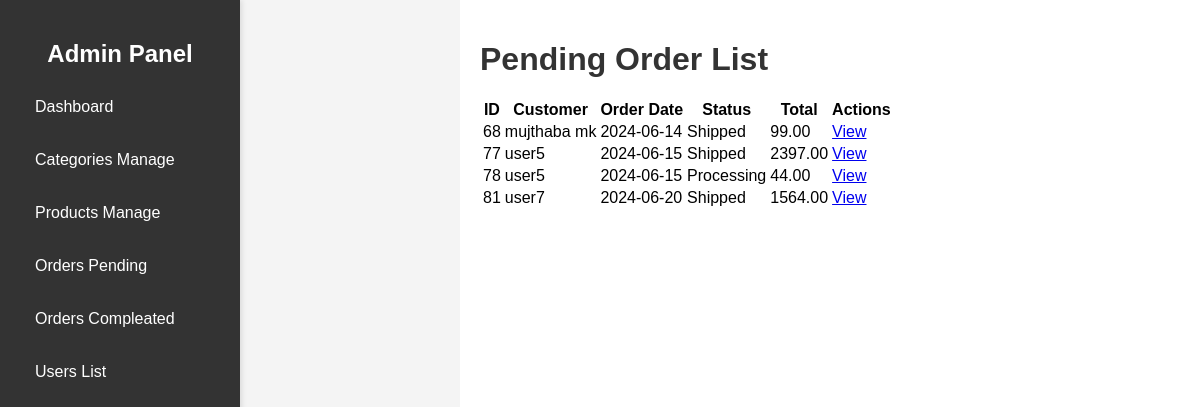
/admin_app/admin_app/orders/ (signed in), run on an earlier commit of the app's database.
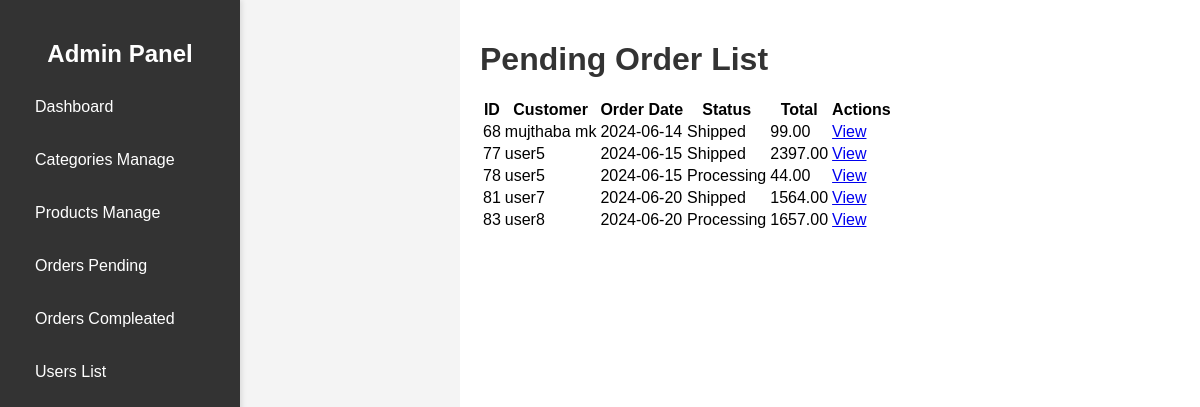
And on a later commit of the database.
### store/models.py (models this page shows, shortened)
class Order(models.Model):
    STATUS_CHOICES = [
        ('Processing', 'Processing'),
        ('Shipped', 'Shipped'),
        ('Delivered', 'Delivered')
    ]
    customer = models.ForeignKey(Customer, on_delete=models.SET_NULL, null=True, blank=True)
    date_ordered = models.DateTimeField(auto_now_add=True)
    complete = models.BooleanField(default=False)
    transaction_id = models.CharField(max_length=100, null=True)
    status = models.CharField(max_length=20, choices=STATUS_CHOICES, default='Processing')
    processing_time = models.DateTimeField(null=True, blank=True)
    shipped_time = models.DateTimeField(null=True, blank=True)
    delivered_time = models.DateTimeField(null=True, blank=True)
    @property
    def get_cart_total(self):
        orderitems = self.orderitem_set.all()
        total = sum([item.get_total for item in orderitems])
        return total
    @property
    def get_cart_items(self):
        orderitems = self.orderitem_set.all()
        total = sum([item.quantity for item in orderitems])
        return total

class Customer(models.Model):
    user = models.OneToOneField(User, null=True, blank=True, on_delete=models.CASCADE)
    name = models.CharField(max_length=200, null=True)
    email = models.CharField(max_length=200)

class OrderItem(models.Model):
    product = models.ForeignKey(Product, on_delete=models.SET_NULL, null=True)
    order = models.ForeignKey(Order, on_delete=models.SET_NULL, null=True)
    quantity = models.IntegerField(default=0, null=True, blank=True)
    date_added = models.DateTimeField(auto_now_add=True)
    price_at_purchase = models.DecimalField(max_digits=7, decimal_places=2, null=True, blank=True)
    @property
    def get_total(self):
        if self.price_at_purchase is None:
            self.price_at_purchase = self.product.new_price
        return self.price_at_purchase * self.quantity

### admin_app/views.py (the view)
# urls.py: path('admin_app/orders/', views.order_list, name='order_list'),
@login_required
@user_passes_test(is_admin)
def order_list(request):
    orders = Order.objects.filter(Q(complete=True) & ~Q(status='Delivered'))
    return render(request, 'admin_app/order_list.html', {'orders': orders})

### admin_app/views.py (called while the page is built)
def is_admin(user):
    return user.is_superuser

### store/context_processors.py (called while the page is built)
def menu_link(request): #this function don't wanna call to work, it's defined in setting to work
    links_list = Category.objects.all()
    paginator3 = Paginator(links_list,8)
    try:
        page = int(request.GET.get('page', '1'))
    except:
        page = 1
    try:
        links = paginator3.page(page)
    except (InvalidPage,EmptyPage):
        links = paginator3.page(paginator3.num_pages)
    return dict(links = links)

def cart_data(request):
    data = cartData(request)
    cartItems = data['cartItems']
    return dict(cartItems = cartItems)

### store/utils.py (called while the page is built, shortened)
def cartData(request):
	if request.user.is_authenticated:
		customer = request.user.customer
		order, created = Order.objects.get_or_create(customer=customer, complete=False)
		items = order.orderitem_set.all()
		cartItems = order.get_cart_items
		total_price_difference = 0
	return {'cartItems':cartItems ,'order':order, 'items':items, 'total_price_difference':total_price_difference}

### admin_app/templates/admin_app/order_list.html
{% extends 'admin_app/base_admin.html' %}
{% block content %}
<h1>Pending Order List</h1>
<table>
    <thead>
        <tr>
            <th>ID</th>
            <th>Customer</th>
            <th>Order Date</th>
            <th>Status</th>
            <th>Total</th>
            <th>Actions</th>
        </tr>
    </thead>
    <tbody>
        {% for order in orders %}
        <tr>
            <td>{{ order.id }}</td>
            <td>{{ order.customer.name }}</td>
            <td>{{ order.date_ordered|date:"Y-m-d" }}</td>
            <td>{{ order.status }}</td>
            <td>{{ order.get_cart_total }}</td>
            <td>
                <a href="{% url 'admin_app:order_detail' order.pk %}">View</a>
            </td>
        </tr>
        {% endfor %}
    </tbody>
</table>
{% endblock %}

### admin_app/templates/admin_app/base_admin.html (shortened to what this page needs)
{% load static %}
<!DOCTYPE html>
<html lang="en">
<head>
    <link rel="stylesheet" href="{% static 'CSS/admin_dashboard.css' %}">
</head>
<body>
    <div class="sidebar">
        <h2>Admin Panel</h2>
        <ul>
            <li><a href="{% url 'admin_app:dashboard' %}">Dashboard</a></li>
            <li><a href="{% url 'admin_app:category_list' %}">Categories Manage</a></li>
            <li><a href="{% url 'admin_app:product_list' %}">Products Manage</a></li>
            <li><a href="{% url 'admin_app:order_list' %}">Orders Pending</a></li>
            <li><a href="{% url 'admin_app:order_compleated_list' %}">Orders Compleated</a></li>
            <li><a href="{% url 'admin_app:users_list' %}">Users List</a></li>
        </ul>
    </div>
    <div class="content">
        {% block content %}
        {% endblock %}
    </div>
</body>
</html>

### static/CSS/admin_dashboard.css (style rules this page uses)
body { font-family: Arial, sans-serif; background-color: #f4f4f4; margin: 0; padding: 0; display: flex; }
.sidebar { width: 200px; background: #333; color: #fff; height: 100vh; padding: 20px; box-shadow: 2px 0 5px rgba(0, 0, 0, 0.1); }
.sidebar h2 { text-align: center; margin-bottom: 20px; }
.sidebar ul { list-style: none; padding: 0; }
.sidebar li { margin: 15px 0; }
.sidebar a { text-decoration: none; color: #fff; display: block; padding: 10px 15px; border-radius: 5px; transition: background-color 0.3s ease; }
.content { flex: 1; padding: 20px; background: #fff; margin-left: 220px; }
.content h1 { color: #333; margin-bottom: 20px; }

What changed in the data, as far as the page shows it:
added Order: id "83", customer.name "user8", date_ordered "2024-06-20", status "Processing", get_cart_total "1657.00"
